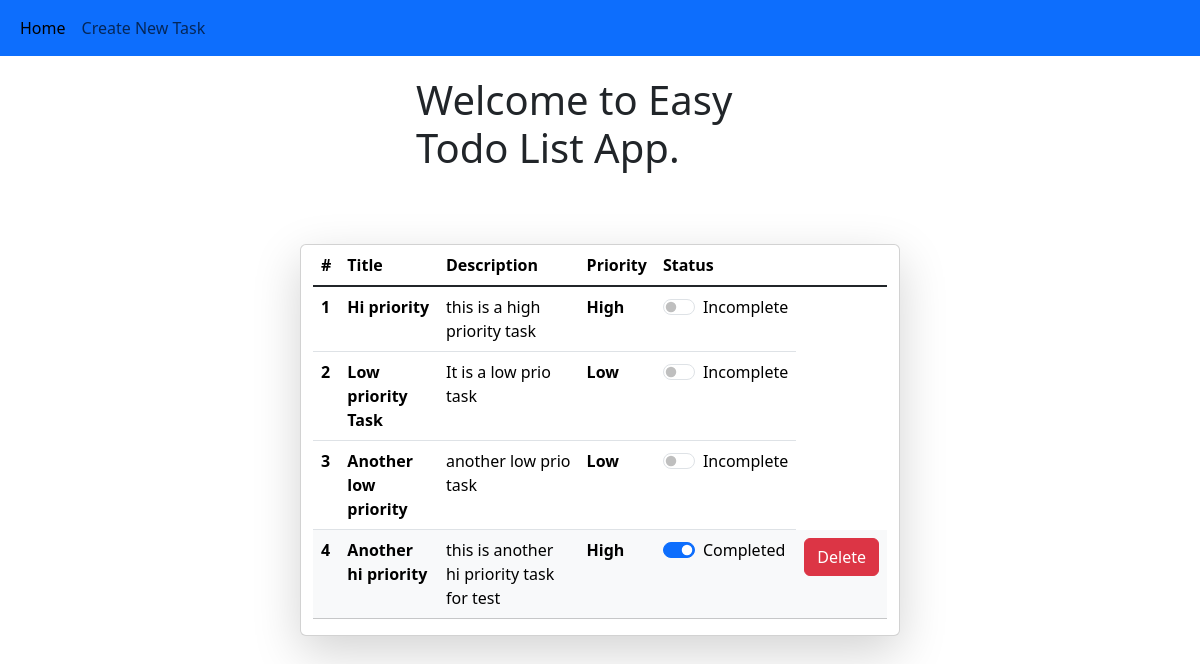
Before: /todo_app/ with the older database file.
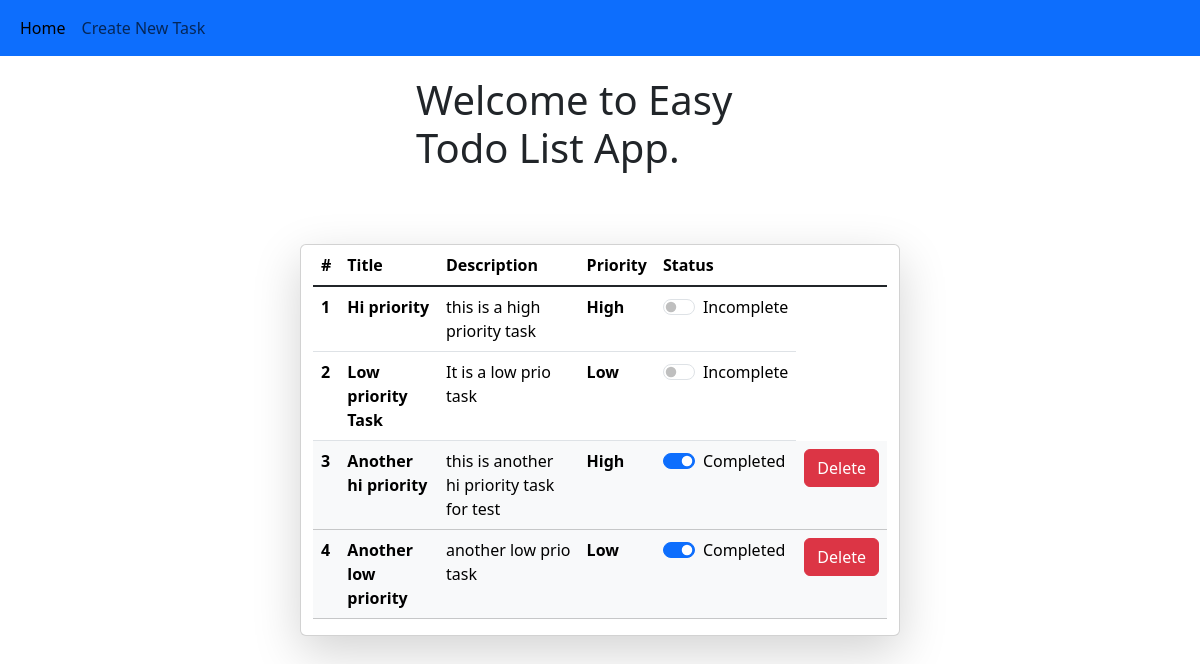
After: the same page with the newer database file.
### todo_app/models.py (models this page shows, shortened)
class Task(models.Model):
    PRIORITY = [
        (0, "Null"),
        (1, "High"),
        (2, "Medium"),
        (3, "Low")
    ]
    COMPLETION_CHOICES = [
        (True, "Completed"),
        (False, "Incomplete")
    ]
    title = models.CharField(max_length=50)
    description = models.TextField()
    priority = models.IntegerField(choices=PRIORITY, default=0)
    created_at = models.DateTimeField(auto_now_add=True)
    status = models.BooleanField(choices=COMPLETION_CHOICES, default=False)
    deadline = models.DateTimeField(blank=True, null=True)
    is_delete = models.BooleanField(default=False)
    objects = TaskManager()
    admin_objects = models.Manager()
    class Meta:
        verbose_name = 'Task'
        ordering = ['status', 'priority', 'created_at']

### todo_app/views.py (the view)
# urls.py: path('', views.index, name='home'),
def index(request):
    queryset = Task.objects.all()
    context = {'queryset': queryset}
    return render(request, 'todo_app/home.html', context)

### todo_app/models.py (called while the page is built)
    def get_queryset(self):
        return super().get_queryset().filter(is_delete=False)

### templates/todo_app/home.html (shortened to what this page needs)
{% extends 'base.html' %}
{% block content %}
<div class="container p-3 col-md-4 mt-1">
  <h1>
    Welcome to Easy Todo List App.
  </h1>
</div>
<br>
<br>
{% if queryset %}
<div class="container card col-md-6 shadow-lg">
  <table class="table">
    <thead>
      <tr>
        <th scope="col">#</th>
        <th scope="col">Title</th>
        <th scope="col">Description</th>
        <th scope="col">Priority</th>
        <th scope="col">Status</th>
      </tr>
    </thead>
    <tbody class="table-group-divider">
      {% for query in queryset %}
      <tr {% if query.status %} class="table-light" {% endif %}>
        <th scope="row">{{ forloop.counter }}</th>
        <td class="fw-bold">{{ query.title }}</td>
        <td>{{query.description}}</td>
        <td class="fw-bold">{{ query.get_priority_display }}</td>
        <td>
          <form method="post" action="{% url 'update-task' query.id %}">
            <div class="form-check form-switch">
              <input class="form-check-input" type="checkbox" role="switch" name="status" {% if query.status %} checked
                {% endif %} onchange="this.form.submit();">
              <label class="form-check-label">{{ query.get_status_display }}</label>
            </div>
          </form>
        </td>
        {% if query.status%}
        <td>
          <form method="post" action="{% url 'delete-task' query.id %}">
            <input type="submit" value="Delete" class="btn btn-primary btn-danger">
          </form>
        </td>
        {% endif %}
      </tr>
      {% endfor %}
    </tbody>
  </table>
</div>
{% endif %}
{% endblock %}

### templates/base.html (shortened to what this page needs)
<!DOCTYPE html>
<html lang="en">
<head>
    <link href="https://cdn.jsdelivr.net/npm/bootstrap@5.3.1/dist/css/bootstrap.min.css" rel="stylesheet"
>
</head>
<body>
    <div>
        <nav class="navbar navbar-expand-lg bg-primary">
            <div class="container-fluid">
                <div class="collapse navbar-collapse" id="navbarNavAltMarkup">
                    <div class="navbar-nav">
                        <a class="nav-link active" aria-current="page" href="{% url 'home' %}">Home</a>
                        <a class="nav-link" href="{% url 'create-task' %}">Create New Task</a>
                    </div>
                </div>
            </div>
        </nav>
    </div>
    {% block content %}
    {% endblock %}
</body>
</html>

Changed rows visible on the page:
shown differently, row unchanged: Task "Another hi priority": moves up the list
changed Task "Another low priority": status "☐" → "☑"; status "Incomplete" → "Completed"; value (not shown) → "Delete"
